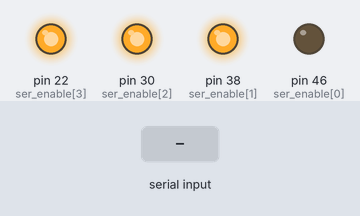
Simulated run of this sketch. Board: Arduino Mega 2560, built with avr-gcc and run on an emulated ATmega2560. On the bench: output pins drawn as LEDs (lit = HIGH). The inputs (shaded band) are chosen by the test bench.

Above: at 2.8 s.
2.9 s: "1" received over the second serial link
At 3.2 s:
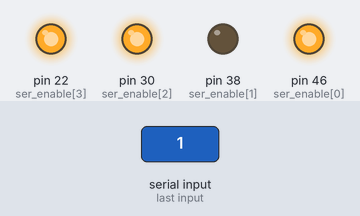
4.4 s: "0" received over the second serial link
At 5.6 s:
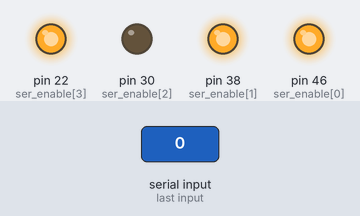
5.9 s: "2" received over the second serial link
At 6.7 s:
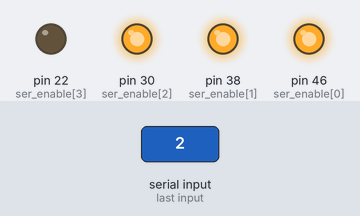
Timing chart, 0 to 8.9 s (numbered marks = the images above; inputs shaded):
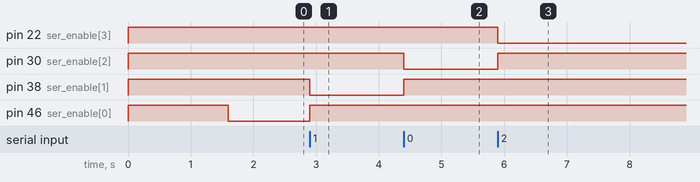

Measured:
- after the input at 2.9 s, pin 38 (ser_enable[1]): HIGH → LOW at once; pin 46 (ser_enable[0]): LOW → HIGH at once
- after the input at 4.4 s, pin 30 (ser_enable[2]): HIGH → LOW at once; pin 38 (ser_enable[1]): LOW → HIGH at once
- after the input at 5.9 s, pin 22 (ser_enable[3]): HIGH → LOW at once; pin 30 (ser_enable[2]): LOW → HIGH at once

The sketch:

lsa08_AutoCalib.ino
```cpp
/*
  C 0x43       Calibration             0x00
  L 0x4C       Mode (Dark On/Light On) 0x01(Dark on), 0x00 (light on)
  T 0x54       Line Threshold          0x00 - 0x07
  O 0x4F       Offset                  0x00 - 0x32
  J 0x4A       Junction Width          0x01 - 0x08
  A 0x41       UART Address            0x00 - 0xFF
  B 0x42       LCD Backlight           0x00 - 0x0A
  S 0x53       LCD Contrast            0x00 - 0xFF
  R 0x52       UART Baudrate           0x00 - 0x05
  D 0x44       UART Data Output Mode   0x00 - 0x03
*/
#define DELAY 50

char address = 0x00;
uint8_t ser_enable[4] = {46, 38, 30, 22};
uint8_t Jpulse[4] = {48, 40, 32, 24};
//Sensor Data
int sensor_data[4] = {0, 0, 0, 0};
/*
  0 - Front
  1 - Back
  2 - Leftss
  3 - Right

  All Sensors on Serial3
*/
char sensor_addr[4] = {0x01, 0x02, 0x03, 0x04};

//Sensor Settings
char contrast = 90; //0 - 255
char brightness = 0x04; //0 to 10
char junction_width = 0x08; //0x02 to 0x08
char threshold = 0x04; //0 to 7
char line_mode = 0x00; //Light on Dark Background
char UART_Mode = 0x02; //byte of analog Value

void setup() {
  // put your setup code here, to run once:
  init_sensors();
  Serial.begin(115200); //For debugging on Serial Monitor
  Serial.flush();
  for (int i = 0; i < 4; i++)
  {
    address = sensor_addr[i];
    set_sensor_settings();
  }
  calibrate();
}

void loop() {
  // put your main code here, to run repeatedly:
  double present = micros();
  read_sensors();
  Serial.println(String(micros() - present));
}

void read_sensors()
{
  for (int i = 0; i < 4; i++)
  {
    digitalWrite(ser_enable[i], LOW);  // Set Serial3EN to LOW to request UART data
    while (Serial3.available() <= 0);  // Wait for data to be available
    sensor_data[i] = Serial3.read();    // Read incoming data and store in variable positionVal
    digitalWrite(ser_enable[i], HIGH);   // Stop requesting for UART data
  }
  for (int i = 0; i < 4; i++)
  {
    Serial.print(String(sensor_data[i]) + " ");
  }
  // Serial.println("");
}

void calibrate()
{
  for (int i = 0; i < 4; i++)
  {
    address = sensor_addr[i];
    send_command('C', 0x00);
    delay(DELAY);
  }
}
void set_sensor_settings()
{
  // Clear internal junction count of LSA08
  send_command('X', 0x00);
  delay(DELAY);
  // Setting LCD contrast
  send_command('S', contrast);
  delay(DELAY);
  // Setting LCD backlight
  send_command('B', brightness);
  delay(DELAY);
  // Setting junction width
  send_command('J', junction_width);
  delay(DELAY);
  send_command('T', threshold);
  delay(DELAY);
  // Setting line mode
  send_command('L', line_mode);
  delay(DELAY);
  // Setting UART ouput Mode
  send_command('D', UART_Mode);
  delay(DELAY);
}
void init_sensors()
{
  Serial3.begin(9600); // Start Serial3 communication
  Serial3.flush();   // Clear Serial3 buffer
  for (int i = 0; i < 4; i++)
  {
   // pinMode(Jpulse[i], INPUT);
    pinMode(ser_enable[i], OUTPUT);
    digitalWrite(ser_enable[i], HIGH);
  }
}

void send_command(char command, char data) {

  char checksum = address + command + data;

  Serial3.write(address);
  Serial3.write(command);
  Serial3.write(data);
  Serial3.write(checksum);

}
```
